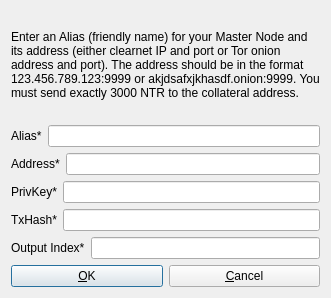
<?xml version="1.0" encoding="UTF-8"?>
<ui version="4.0">
 <class>AddEditAdrenalineNode</class>
 <widget class="QDialog" name="AddEditAdrenalineNode">
  <property name="geometry">
   <rect>
    <x>0</x>
    <y>0</y>
    <width>331</width>
    <height>298</height>
   </rect>
  </property>
  <property name="windowTitle">
   <string>Add/Edit Intarocryptocurrency Node</string>
  </property>
  <property name="modal">
   <bool>true</bool>
  </property>
  <layout class="QVBoxLayout" name="verticalLayout">
   <item>
    <widget class="QLabel" name="label_9">
     <property name="sizePolicy">
      <sizepolicy hsizetype="Preferred" vsizetype="Expanding">
       <horstretch>0</horstretch>
       <verstretch>0</verstretch>
      </sizepolicy>
     </property>
     <property name="text">
      <string>&lt;html&gt;&lt;head/&gt;&lt;body&gt;&lt;p&gt;Enter an Alias (friendly name) for your Master Node and its address (either clearnet IP and port or Tor onion address and port). The address should be in the format 123.456.789.123:9999 or akjdsafxjkhasdf.onion:9999. You must send exactly 3000 NTR to the collateral address.&lt;/p&gt;&lt;/body&gt;&lt;/html&gt;</string>
     </property>
     <property name="wordWrap">
      <bool>true</bool>
     </property>
    </widget>
   </item>
   <item>
    <layout class="QHBoxLayout" name="horizontalLayout_4">
     <property name="bottomMargin">
      <number>0</number>
     </property>
     <item>
      <widget class="QLabel" name="label_4">
       <property name="text">
        <string>Alias*</string>
       </property>
      </widget>
     </item>
     <item>
      <widget class="QLineEdit" name="aliasLineEdit"/>
     </item>
    </layout>
   </item>
   <item>
    <layout class="QHBoxLayout" name="horizontalLayout_5">
     <property name="bottomMargin">
      <number>0</number>
     </property>
     <item>
      <widget class="QLabel" name="label_6">
       <property name="text">
        <string>Address*</string>
       </property>
      </widget>
     </item>
     <item>
      <widget class="QLineEdit" name="addressLineEdit"/>
     </item>
    </layout>
   </item>
   <item>
    <layout class="QHBoxLayout" name="horizontalLayout_3">
     <property name="bottomMargin">
      <number>0</number>
     </property>
     <item>
      <widget class="QLabel" name="label_5">
       <property name="text">
        <string>PrivKey*</string>
       </property>
      </widget>
     </item>
     <item>
      <widget class="QLineEdit" name="privkeyLineEdit"/>
     </item>
    </layout>
   </item>
   <item>
    <layout class="QHBoxLayout" name="horizontalLayout_2">
     <property name="bottomMargin">
      <number>0</number>
     </property>
     <item>
      <widget class="QLabel" name="label_2">
       <property name="text">
        <string>TxHash*</string>
       </property>
      </widget>
     </item>
     <item>
      <widget class="QLineEdit" name="txhashLineEdit"/>
     </item>
    </layout>
   </item>
   <item>
    <layout class="QHBoxLayout" name="horizontalLayout_8">
     <property name="bottomMargin">
      <number>0</number>
     </property>
     <item>
      <widget class="QLabel" name="label_8">
       <property name="text">
        <string>Output Index*</string>
       </property>
      </widget>
     </item>
     <item>
      <widget class="QLineEdit" name="outputindexLineEdit"/>
     </item>
    </layout>
   </item>
   <item>
    <layout class="QHBoxLayout" name="horizontalLayout_Buttons">
     <item>
      <widget class="QPushButton" name="okButton">
       <property name="text">
        <string>&amp;OK</string>
       </property>
      </widget>
     </item>
     <item>
      <widget class="QPushButton" name="cancelButton">
       <property name="text">
        <string>&amp;Cancel</string>
       </property>
       <property name="autoDefault">
        <bool>false</bool>
       </property>
      </widget>
     </item>
    </layout>
   </item>
  </layout>
 </widget>
 <resources/>
 <connections/>
</ui>
